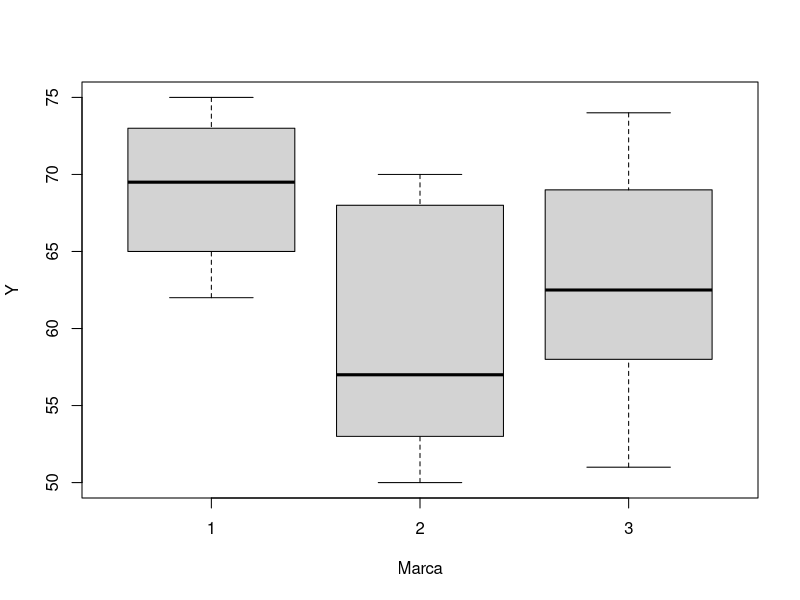
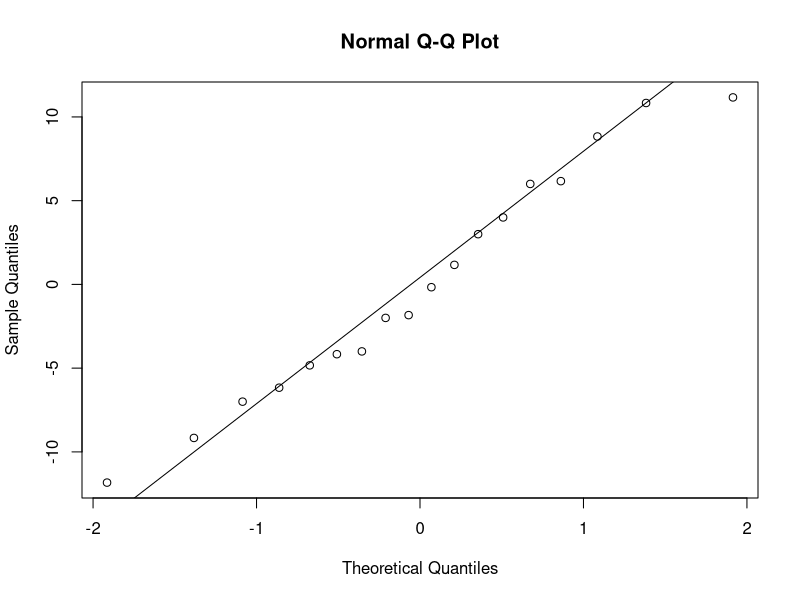
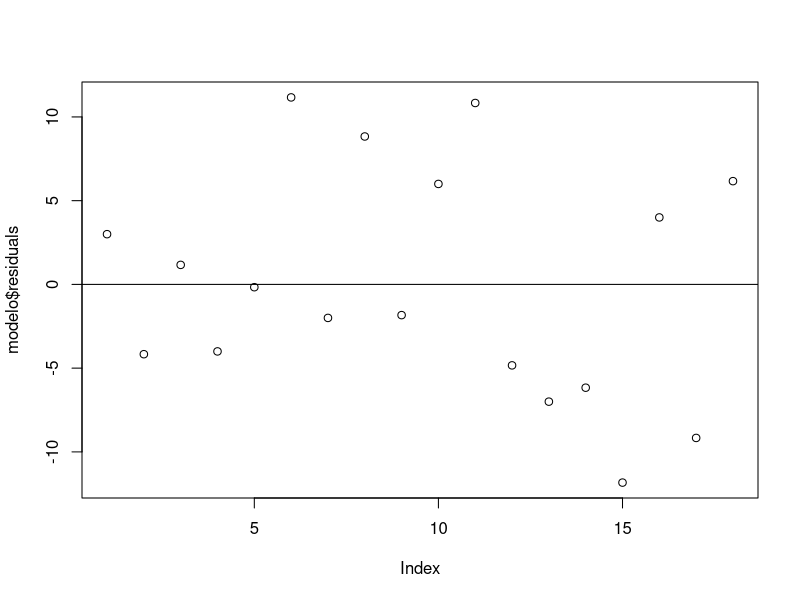
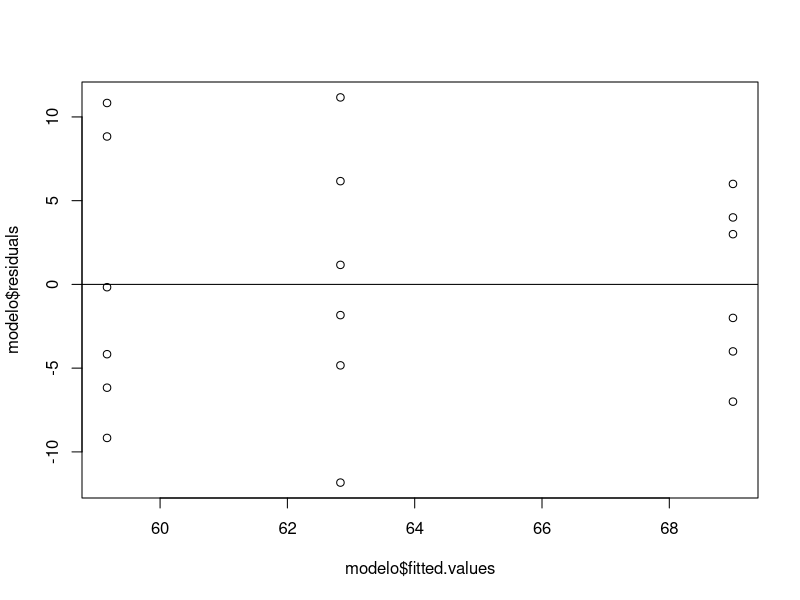

Write the R code that produced these figures, in order.
setwd("C:/Users/GREG/Desktop/EXPERIMENTAL")

df=read.csv("Sprays.csv")
df

df$Marca=factor(df$Marca)
str(df)

boxplot(Y~Marca,data=df)

modelo=aov(Y~Marca,data=df)
summary(modelo)

1-pf(2.793,2,15)

tk=TukeyHSD(modelo)
tk

qqnorm(modelo$residuals)
qqline(modelo$residuals)

shapiro.test(modelo$residuals)

library("car")
leveneTest(Y~Marca,data=df)


plot(modelo$residuals)
abline(h=0)

plot(modelo$fitted.values, modelo$residuals)
abline(h=0)
